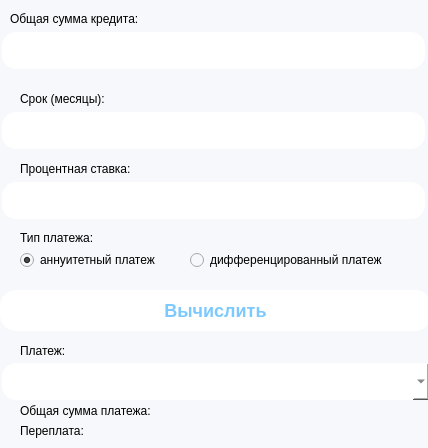
<?xml version="1.0" encoding="UTF-8"?>
<ui version="4.0">
 <class>creditcalc</class>
 <widget class="QWidget" name="creditcalc">
  <property name="geometry">
   <rect>
    <x>0</x>
    <y>0</y>
    <width>428</width>
    <height>448</height>
   </rect>
  </property>
  <property name="maximumSize">
   <size>
    <width>428</width>
    <height>448</height>
   </size>
  </property>
  <property name="windowTitle">
   <string>Кредитный калькулятор SmartCalc v1.0</string>
  </property>
  <property name="styleSheet">
   <string notr="true">background: #F7F8FB;</string>
  </property>
  <widget class="QLabel" name="label_payment">
   <property name="geometry">
    <rect>
     <x>20</x>
     <y>340</y>
     <width>71</width>
     <height>21</height>
    </rect>
   </property>
   <property name="text">
    <string>Платеж:</string>
   </property>
  </widget>
  <widget class="QLabel" name="label_total_payment">
   <property name="geometry">
    <rect>
     <x>20</x>
     <y>400</y>
     <width>361</width>
     <height>21</height>
    </rect>
   </property>
   <property name="styleSheet">
    <string notr="true"/>
   </property>
   <property name="text">
    <string>Общая сумма платежа:</string>
   </property>
  </widget>
  <widget class="QLabel" name="label_overpayment">
   <property name="geometry">
    <rect>
     <x>20</x>
     <y>420</y>
     <width>361</width>
     <height>21</height>
    </rect>
   </property>
   <property name="styleSheet">
    <string notr="true"/>
   </property>
   <property name="text">
    <string>Переплата:</string>
   </property>
  </widget>
  <widget class="QComboBox" name="comboBox_payment">
   <property name="geometry">
    <rect>
     <x>0</x>
     <y>361</y>
     <width>431</width>
     <height>41</height>
    </rect>
   </property>
   <property name="styleSheet">
    <string notr="true">	QComboBox{
     background: #ffffff;
     border: 2px solid #F7F8FB;
     color: #424242;
     border-radius: 16px;
     font-size: 26px;
     font-weight: 600;
     padding-left: 15px;
     padding-right: 15px;
     }
     QComboBox::hover{
     background: #FCFCFE;
     }
     QComboBox:pressed{
     background: #EFF7FF;
     }    </string>
   </property>
  </widget>
  <widget class="QPushButton" name="pushButton_calculate">
   <property name="geometry">
    <rect>
     <x>0</x>
     <y>290</y>
     <width>431</width>
     <height>41</height>
    </rect>
   </property>
   <property name="styleSheet">
    <string notr="true">QPushButton{
background: #ffffff;
color: #7CC9FF;
border-radius: 16px;
font-size: 18px;
font-weight: 600;
}

QPushButton::hover{
	background: #FCFCFC;
}

QPushButton:pressed{
	background: #EFF7FF;
}</string>
   </property>
   <property name="text">
    <string>Вычислить</string>
   </property>
  </widget>
  <widget class="QLabel" name="label_term">
   <property name="geometry">
    <rect>
     <x>20</x>
     <y>90</y>
     <width>401</width>
     <height>18</height>
    </rect>
   </property>
   <property name="text">
    <string>Срок (месяцы):</string>
   </property>
  </widget>
  <widget class="QLineEdit" name="lineEdit_total_loan">
   <property name="geometry">
    <rect>
     <x>0</x>
     <y>30</y>
     <width>427</width>
     <height>41</height>
    </rect>
   </property>
   <property name="styleSheet">
    <string notr="true">
     QLineEdit{
     background: #ffffff;
     border: 2px solid #F7F8FB;
     color: #424242;
     border-radius: 16px;
     font-size: 26px;
     font-weight: 600;
     padding-left: 15px;
     padding-right: 15px;
     }


     QLineEdit::hover{
     background: #FCFCFE;
     }

     QLineEdit:pressed{
     background: #EFF7FF;
     }


    </string>
   </property>
  </widget>
  <widget class="QRadioButton" name="radioButton_annuity_payment">
   <property name="geometry">
    <rect>
     <x>20</x>
     <y>250</y>
     <width>161</width>
     <height>20</height>
    </rect>
   </property>
   <property name="text">
    <string>аннуитетный платеж</string>
   </property>
   <property name="checked">
    <bool>true</bool>
   </property>
  </widget>
  <widget class="QLabel" name="label_type">
   <property name="geometry">
    <rect>
     <x>20</x>
     <y>230</y>
     <width>92</width>
     <height>16</height>
    </rect>
   </property>
   <property name="text">
    <string>Тип платежа:</string>
   </property>
  </widget>
  <widget class="QRadioButton" name="radioButton_differential_payment">
   <property name="geometry">
    <rect>
     <x>190</x>
     <y>250</y>
     <width>231</width>
     <height>20</height>
    </rect>
   </property>
   <property name="text">
    <string>дифференцированный платеж</string>
   </property>
  </widget>
  <widget class="QLabel" name="label_total_loan">
   <property name="geometry">
    <rect>
     <x>10</x>
     <y>10</y>
     <width>411</width>
     <height>18</height>
    </rect>
   </property>
   <property name="text">
    <string>Общая сумма кредита:</string>
   </property>
  </widget>
  <widget class="QLineEdit" name="lineEdit_interest_rate">
   <property name="geometry">
    <rect>
     <x>0</x>
     <y>180</y>
     <width>427</width>
     <height>41</height>
    </rect>
   </property>
   <property name="styleSheet">
    <string notr="true">
     QLineEdit{
     background: #ffffff;
     border: 2px solid #F7F8FB;
     color: #424242;
     border-radius: 16px;
     font-size: 26px;
     font-weight: 600;
     padding-left: 15px;
     padding-right: 15px;
     }


     QLineEdit::hover{
     background: #FCFCFE;
     }

     QLineEdit:pressed{
     background: #EFF7FF;
     }


    </string>
   </property>
  </widget>
  <widget class="QLineEdit" name="lineEdit_term">
   <property name="geometry">
    <rect>
     <x>0</x>
     <y>110</y>
     <width>427</width>
     <height>41</height>
    </rect>
   </property>
   <property name="styleSheet">
    <string notr="true">
     QLineEdit{
     background: #ffffff;
     border: 2px solid #F7F8FB;
     color: #424242;
     border-radius: 16px;
     font-size: 26px;
     font-weight: 600;
     padding-left: 15px;
     padding-right: 15px;
     }


     QLineEdit::hover{
     background: #FCFCFE;
     }

     QLineEdit:pressed{
     background: #EFF7FF;
     }


    </string>
   </property>
  </widget>
  <widget class="QLabel" name="label_interest_rate">
   <property name="geometry">
    <rect>
     <x>20</x>
     <y>160</y>
     <width>401</width>
     <height>18</height>
    </rect>
   </property>
   <property name="text">
    <string>Процентная ставка:</string>
   </property>
  </widget>
 </widget>
 <resources/>
 <connections/>
</ui>
